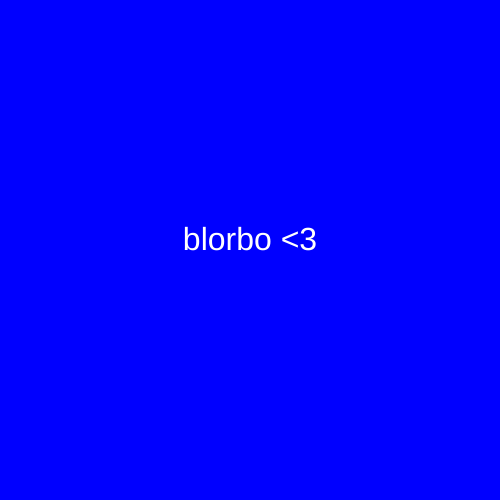
Frame 1 (no input)
Frame 60 (no input): identical to frame 1, image omitted
Frame 120 (the mouse pressed at the canvas centre since frame 60): identical to frame 1, image omitted

The p5.js sketch that drew this single still picture (run headless with seeded random() and noise() and a simulated clock; from frame 60 on, the mouse is pressed at the canvas centre):

// p5.js sketch
// ── sketch.js
function setup() {
  createCanvas(500, 500);
  textAlign(CENTER) ;
}

function draw() {
  background('blue') ;
  fill('white') ;
  textSize(32) ;
  text("blorbo <3", 250, 250) ;
}
